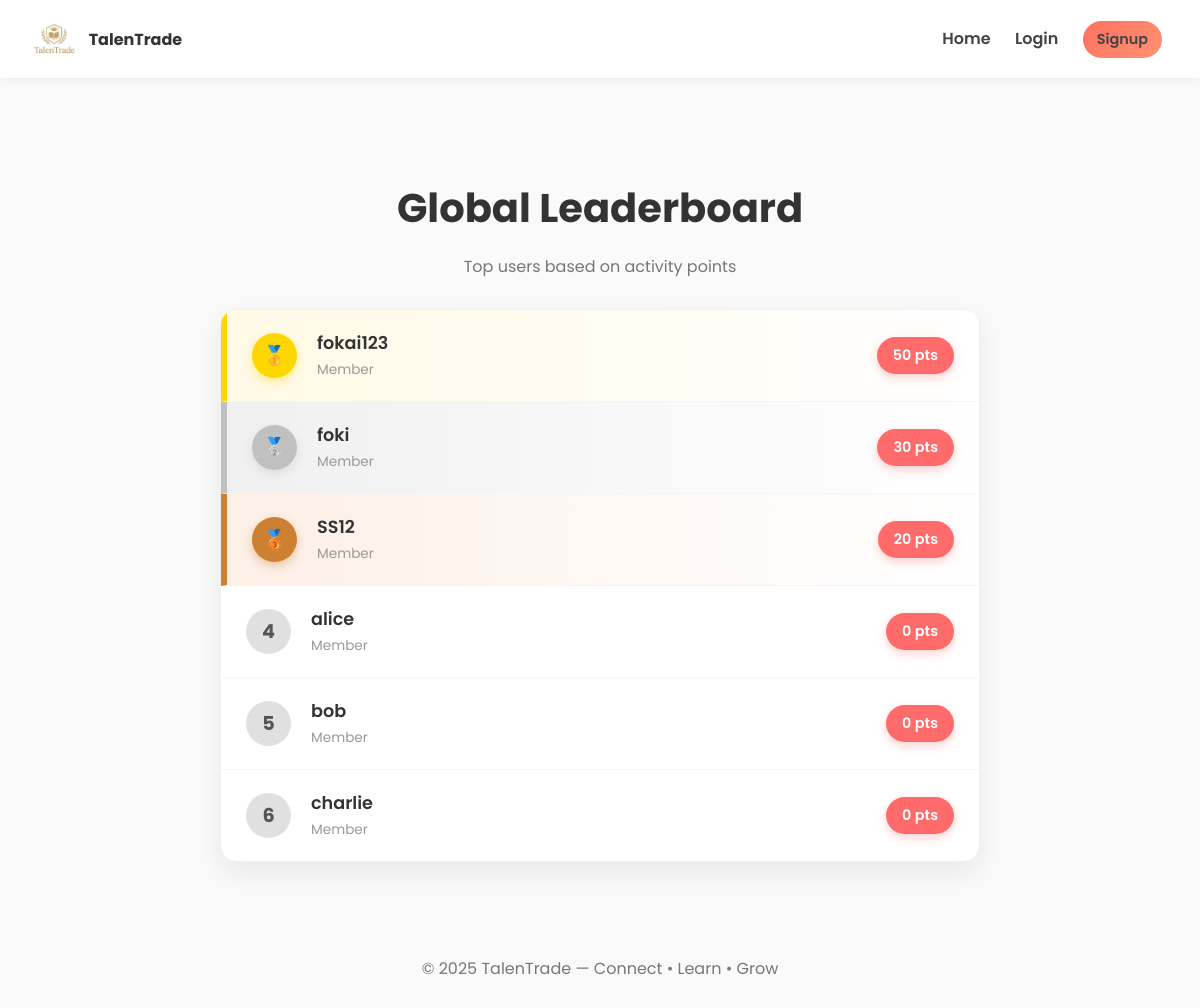
The app's page /leaderboard with its own data.
### app.py (models this page shows, shortened)
class User(db.Model):
    id = db.Column(db.Integer, primary_key=True)
    username = db.Column(db.String(80), unique=True, nullable=False)
    email = db.Column(db.String(120), unique=True, nullable=False)
    password_hash = db.Column(db.String(200), nullable=False)
    points = db.Column(db.Integer, default=0)
    teach_skills = db.Column(db.String(300), default="")
    learn_skills = db.Column(db.String(300), default="")
    streak_count = db.Column(db.Integer, default=0)
    last_active = db.Column(db.Date, nullable=True)

### app.py (the view)
@app.route('/leaderboard')
def leaderboard():
    top_users = User.query.order_by(User.points.desc()).limit(10).all()
    return render_template('leaderboard.html', top_users=top_users)

### templates/leaderboard.html (shortened to what this page needs)
{% extends "base.html" %}
{% block content %}
<div class="leaderboard-wrapper">
    <div class="header-section">
        <h2> Global Leaderboard</h2>
        <p>Top users based on activity points</p>
    </div>
    <div class="leaderboard-card">
        {% for user in top_users %}
        <div class="leaderboard-row
            {% if loop.index == 1 %}first-place{% elif loop.index == 2 %}second-place{% elif loop.index == 3 %}third-place{% endif %}">
            <div class="user-info">
                <div class="rank-badge
                    {% if loop.index == 1 %}rank-1{% elif loop.index == 2 %}rank-2{% elif loop.index == 3 %}rank-3{% else %}rank-other{% endif %}">
                    {% if loop.index == 1 %}🥇
                    {% elif loop.index == 2 %}🥈
                    {% elif loop.index == 3 %}🥉
                    {% else %}{{ loop.index }}{% endif %}
                </div>
                <div class="user-details">
                    <h4>{{ user.username }}</h4>
                    <small>Member</small>
                </div>
            </div>
            <div class="points-pill">
                {{ user.points }} pts
            </div>
        </div>
        {% else %}
        <div style="padding: 40px; text-align: center; color: #999;">
            No users yet! Be the first to earn points.
        </div>
        {% endfor %}
    </div>
</div>
{% endblock %}

### templates/base.html (shortened to what this page needs)
<!DOCTYPE html>
<html lang="en">
<head>
  <link rel="stylesheet" href="https://cdnjs.cloudflare.com/ajax/libs/font-awesome/6.4.0/css/all.min.css">
  <link rel="stylesheet" href="{{ url_for('static', filename='style.css') }}">
</head>
<body>
  <header class="navbar">
    <a class="brand" href="{{ url_for('index') }}">
      <img src="{{ url_for('static', filename='images/logo.png') }}"
           alt="TalenTrade Logo"
           style="height:50px; vertical-align: middle;">
      <span>TalenTrade</span>
    </a>
    <nav class="nav-links">
      <a href="{{ url_for('index') }}">Home</a>
      {% if session.get('uid') %}
        <a href="{{ url_for('profile') }}">Profile</a>
        <a href="{{ url_for('register_skill') }}">Add Skills</a>
        <a href="{{ url_for('receiver') }}">I want to learn</a>
        <a href="{{ url_for('match') }}">Match</a>
        <a href="{{ url_for('leaderboard') }}">Leaderboard</a>
        <a href="{{ url_for('help_page') }}">Help</a>
        <a href="{{ url_for('logout') }}">Logout</a>
      {% else %}
        <a href="{{ url_for('login') }}">Login</a>
        <a class="btn small" href="{{ url_for('signup') }}">Signup</a>
      {% endif %}
    </nav>
  </header>
  <section class="motto">
  </section>
  <main class="container">
    {% block content %}{% endblock %}
  </main>
  <footer class="footer">
    <p>© 2025 TalenTrade — Connect • Learn • Grow</p>
  </footer>
</body>
</html>

### static/style.css (style rules this page uses)
:root { --bg: #fafafa; --card: #ffffff; --text: #333; --muted: #777; --accent: #ff6f61; --accent2: #6c63ff; }
* { box-sizing: border-box; }
body { margin: 0; background: var(--bg); color: var(--text); font-family: 'Poppins', sans-serif; }
.navbar { position: sticky; top: 0; z-index: 10; display: flex; justify-content: space-between; align-items: center; padding: 14px 28px; background: var(--card); box-shadow: 0 2px 10px rgba(0,0,0,.06); }
.brand { display: flex; align-items: center; gap: 10px; color: var(--text); text-decoration: none; font-weight: 700; }
.nav-links a { margin: 0 10px; text-decoration: none; color: #444; font-weight: 600; }
.nav-links .btn.small { padding: 8px 14px; font-size: .9rem; }
.motto { padding: 12px; text-align: center; color: var(--accent2); font-weight: 600; }
.container { max-width: 1100px; padding: 20px; margin: 0 auto; }
.btn { display: inline-block; border: none; cursor: pointer; padding: 12px 20px; border-radius: 30px; font-weight: 700; background: linear-gradient(135deg, var(--accent), #ff9472); color: #fff; text-decoration: none; transition: .2s transform, .2s box-shadow; }
.btn.small { padding: 8px 14px; border-radius: 20px; }
.footer { padding: 18px; text-align: center; color: var(--muted); }

### templates/leaderboard.html (style rules this page uses)
.leaderboard-wrapper { max-width: 800px; margin: 40px auto; padding: 0 20px; font-family: 'Poppins', sans-serif; }
.header-section { text-align: center; margin-bottom: 30px; }
.header-section h2 { color: #333; font-size: 2.5rem; font-weight: 700; margin-bottom: 10px; }
.header-section p { color: #777; font-size: 1rem; }
.leaderboard-card { background: #ffffff; border-radius: 16px; box-shadow: 0 10px 30px rgba(0,0,0,0.08); overflow: hidden; border: 1px solid #f0f0f0; }
.leaderboard-row { display: flex; justify-content: space-between; align-items: center; padding: 20px 25px; border-bottom: 1px solid #f5f5f5; transition: all 0.3s ease; }
.leaderboard-row:last-child { border-bottom: none; }
.leaderboard-row.first-place { background: linear-gradient(90deg, #fff9e6 0%, #ffffff 100%); border-left: 6px solid #FFD700; }
.leaderboard-row.second-place { background: linear-gradient(90deg, #f0f0f0 0%, #ffffff 100%); border-left: 6px solid #C0C0C0; }
.leaderboard-row.third-place { background: linear-gradient(90deg, #fdf0e7 0%, #ffffff 100%); border-left: 6px solid #CD7F32; }
.user-info { display: flex; align-items: center; gap: 20px; }
.rank-badge { width: 45px; height: 45px; border-radius: 50%; display: flex; justify-content: center; align-items: center; font-weight: 700; font-size: 1.2rem; color: #fff; }
.rank-1 { background: #FFD700; box-shadow: 0 4px 10px rgba(255,215,0,0.4); }
.rank-2 { background: #C0C0C0; box-shadow: 0 4px 10px rgba(192,192,192,0.4); }
.rank-3 { background: #CD7F32; box-shadow: 0 4px 10px rgba(205,127,50,0.4); }
.rank-other { background: #e0e0e0; color: #555; }
.user-details h4 { margin: 0; font-size: 1.1rem; font-weight: 600; color: #333; }
.user-details small { color: #999; font-size: 0.85rem; }
.points-pill { background-color: #FF6B6B; color: #fff; padding: 8px 16px; border-radius: 30px; font-weight: 600; font-size: 0.9rem; box-shadow: 0 4px 10px rgba(255,107,107,0.3); }

### records on screen
User: username "fokai123", points "50"
User: username "foki", points "30"
User: username "SS12", points "20"
User: username "alice", points "0"
User: username "bob", points "0"
User: username "charlie", points "0"
